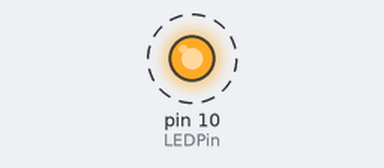
Bench run of a sketch on a simulated Arduino Uno, built with avr-gcc and run on an emulated ATmega328P. On the bench: output pins drawn as LEDs (lit = HIGH). Dashed ring = blinking.

Above: at 0.5 s.
Timing chart, 0 to 4.0 s (numbered marks = the images above):
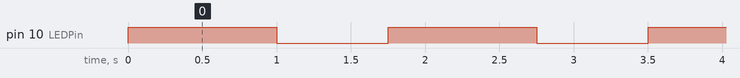

Measured:
- by itself, pin 10 (LEDPin): alternates HIGH for 1.0 s and LOW for 0.75 s

The sketch:

BlinkingLED.ino
```cpp
    //  Port -> COM11
int LEDPin = 10;
int delayTimeON = 1000;  // 1000 ms = 1 Second
int delayTimeOFF = 750;  // 1000 ms = 1 Second

void setup() {
  pinMode(LEDPin, OUTPUT);
}

void loop() {
  digitalWrite(LEDPin, HIGH);
  delay(delayTimeON);
  digitalWrite(LEDPin, LOW);
  delay(delayTimeOFF);
}
```
